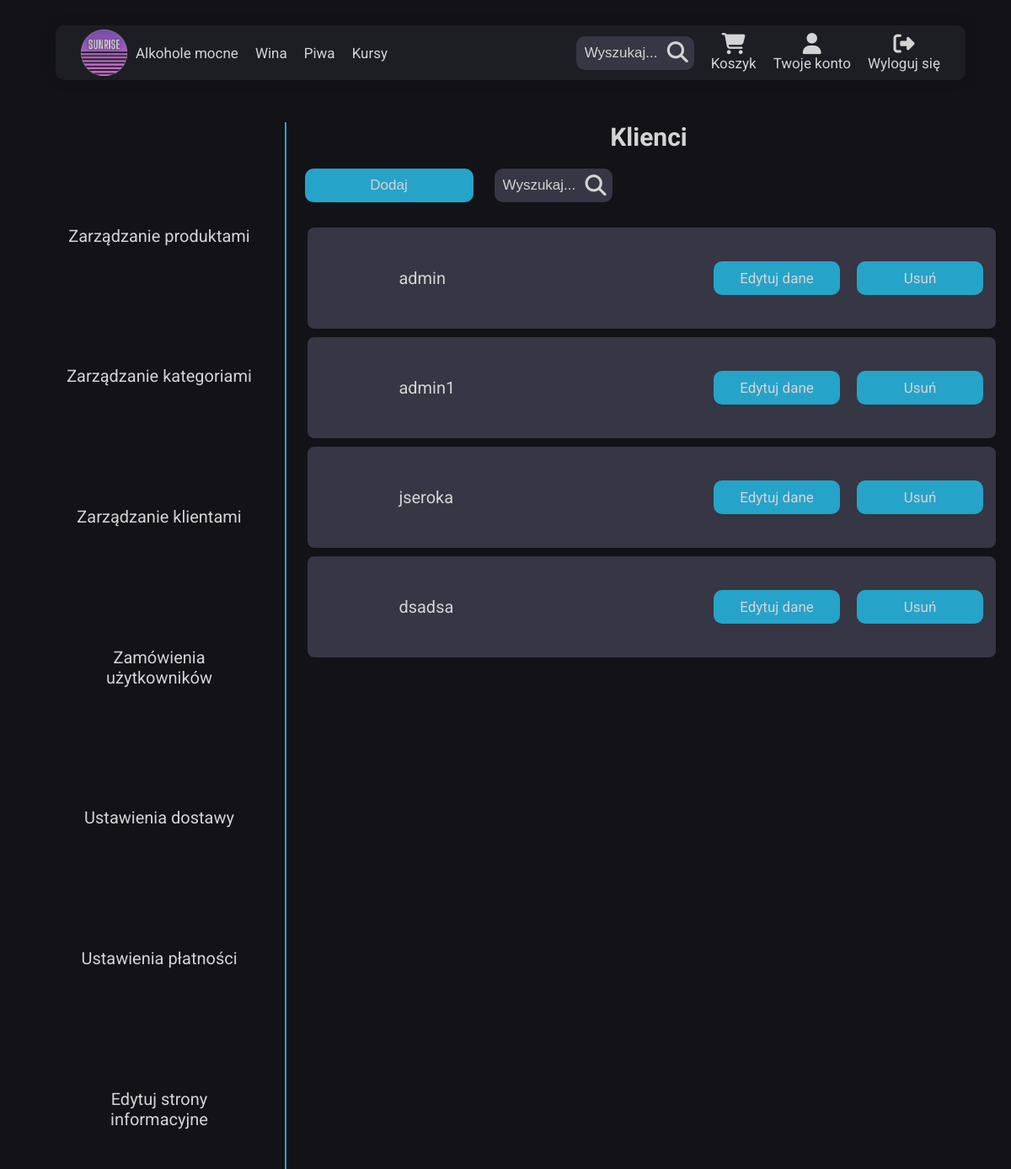
Screenshot of /html/admin_panel/customers.php (signed in) with the database file from the repository.
### tables this page shows
CREATE TABLE `user` (
  `id` int(11) NOT NULL,
  `mail` varchar(100) NOT NULL,
  `login` varchar(20) NOT NULL,
  `pass` varchar(255) NOT NULL,
  `firstname` varchar(50) NOT NULL,
  `lastname` varchar(50) NOT NULL,
  `address_id` int(11) NOT NULL,
  `telephone` varchar(9) NOT NULL,
  `isAdmin` tinyint(1) NOT NULL,
  `isActive` tinyint(1) NOT NULL,
  `activationHash` varchar(255) NOT NULL,
  `create_date` datetime NOT NULL,
  `mod_date` datetime NOT NULL
);

### html/admin_panel/customers.php (the view, shortened to what this page needs)
<?php
require_once('../../php/dblogin.php');
$pdo = new PDO('mysql:host=' . $host . ';dbname=' . $db . ';port=3306', $user, $pass);
?>
<h1 class="admin__headline">Klienci</h1>
<div class="admin__add">
    <button class="admin__add--addBtn">Dodaj</button>
    <div class="nav__user--search admin__add--search">
        <input type="text" placeholder="Wyszukaj..." id="searchBar" /><i id="searchBtn" class="fa-solid fa-magnifying-glass"></i>
    </div>
</div>
<div class="admin__products">
    <?php
    $query = $pdo->query('select login from user');
    while ($row = $query->fetch()) {
        $param = http_build_query([
            'item' => $row['login']
        ]);
        $delParams = http_build_query([
            'item' => $row['login'],
            'table' => 'user',
            'column' => 'login'
        ]);
        $html = '<div class="admin__product">
    <p class="admin__product--name">' . $row['login'] . '</p>
    <a href="./edit_customer.php?' . $param . '" class="admin__add--addBtn admin__product--edit">Edytuj dane</a>
    <a href="../../php/admin_panel/delete_item.php?' . $delParams . '" class="admin__add--addBtn admin__product--delete">Usuń</a>
    </div>';
        echo $html;
    }
    ?>
</div>
<?php
require "./admin_panel.php";
?>

### css/main.css (style rules this page uses)
*, *::before, *::after { box-sizing: border-box; margin: 0; padding: 0; }
* { scrollbar-width: none; scrollbar-color: #d4d4d4 #121217; }
html { font-size: 62.5%; scroll-behavior: smooth; }
body { min-height: 100%; display: flex; flex-direction: column; font-family: "Roboto", sans-serif; color: #d4d4d4; background-color: #121217; }
a { text-decoration: none; }
p { font-size: 1.8rem; }
p { font-size: 1.5rem; }
.nav__user--search { position: relative; display: flex; align-items: center; margin: 10px; }
.nav__user--search input { width: 200px; height: 40px; padding: 10px; font-size: 1.7rem; background-color: #363644; border: none; border-radius: 10px; color: #d4d4d4; }
.nav__user--search input::placeholder { color: #d4d4d4; font-size: 1.7rem; }
.nav__user--search i { position: absolute; right: 0; font-size: 2.5rem; color: #d4d4d4; padding: 7px; cursor: pointer; }
.admin__headline { font-size: 3rem; margin: 0 auto; }
.admin__add { width: 95%; margin: 10px 25px; display: flex; align-items: center; gap: 15px; }
.admin__add--addBtn { width: 200px; height: 40px; border: none; border-radius: 10px; background-color: rgb(38, 163, 201); color: #d4d4d4; font-size: 1.7rem; cursor: pointer; transition: transform 0.2s; }
.admin__products { width: 100%; overflow: scroll; overflow-x: hidden; }
.admin__product { display: grid; grid-template-columns: repeat(7, 1fr); gap: 2em; align-items: center; width: 95%; height: 120px; padding: 0 15px; margin: 10px 25px; background-color: #363644; border-radius: 8px; }
.admin__product--name { text-wrap: nowrap; font-size: 2rem; grid-column: 2/3; grid-row: 1/2; }
.admin__product--edit { display: flex; align-items: center; justify-content: center; width: 150px; height: 40px; grid-column: 6/7; grid-row: 1/2; }
.admin__product--delete { display: flex; align-items: center; justify-content: center; width: 150px; height: 40px; grid-column: 7/8; grid-row: 1/2; }
@media (max-width: 1200px) { .nav__user--search { position: relative; display: flex; align-items: center; margin: 10px; } }
@media (max-width: 1200px) { .nav__user--search input { width: 140px; } }

### rows the page displays
user: login "admin"
user: login "admin1"
user: login "jseroka"
user: login "dsadsa"
